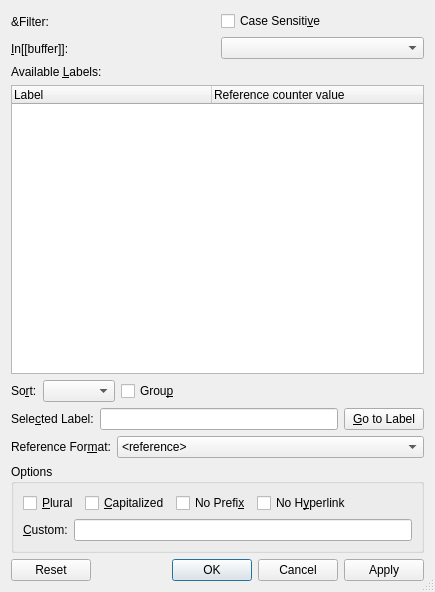
<?xml version="1.0" encoding="UTF-8"?>
<ui version="4.0">
 <class>RefUi</class>
 <widget class="QDialog" name="RefUi">
  <property name="geometry">
   <rect>
    <x>0</x>
    <y>0</y>
    <width>435</width>
    <height>592</height>
   </rect>
  </property>
  <property name="windowTitle">
   <string/>
  </property>
  <property name="sizeGripEnabled">
   <bool>true</bool>
  </property>
  <layout class="QGridLayout" name="gridLayout_3">
   <item row="0" column="0">
    <layout class="QGridLayout" name="gridLayout">
     <item row="0" column="0">
      <layout class="QVBoxLayout" name="verticalLayout">
       <item>
        <widget class="QLabel" name="findKeysLA">
         <property name="text">
          <string>&amp;Filter:</string>
         </property>
         <property name="alignment">
          <set>Qt::AlignLeading|Qt::AlignLeft|Qt::AlignVCenter</set>
         </property>
        </widget>
       </item>
       <item>
        <widget class="QLabel" name="refsL">
         <property name="text">
          <string>&amp;In[[buffer]]:</string>
         </property>
         <property name="buddy">
          <cstring>bufferCO</cstring>
         </property>
        </widget>
       </item>
      </layout>
     </item>
     <item row="0" column="1">
      <layout class="QVBoxLayout" name="verticalLayout_2">
       <item>
        <layout class="QHBoxLayout" name="horizontalLayout">
         <item>
          <layout class="QHBoxLayout" name="filterBarL"/>
         </item>
         <item>
          <widget class="QCheckBox" name="csFindCB">
           <property name="toolTip">
            <string>Filter case-sensitively</string>
           </property>
           <property name="text">
            <string>Case Sensiti&amp;ve</string>
           </property>
          </widget>
         </item>
        </layout>
       </item>
       <item>
        <widget class="QComboBox" name="bufferCO">
         <property name="sizePolicy">
          <sizepolicy hsizetype="Ignored" vsizetype="Fixed">
           <horstretch>0</horstretch>
           <verstretch>0</verstretch>
          </sizepolicy>
         </property>
         <property name="toolTip">
          <string>The (sub-)document from which the available labels are displayed</string>
         </property>
         <property name="sizeAdjustPolicy">
          <enum>QComboBox::AdjustToContentsOnFirstShow</enum>
         </property>
         <property name="minimumContentsLength">
          <number>0</number>
         </property>
        </widget>
       </item>
      </layout>
     </item>
    </layout>
   </item>
   <item row="1" column="0">
    <widget class="QLabel" name="label">
     <property name="text">
      <string>Available &amp;Labels:</string>
     </property>
     <property name="buddy">
      <cstring>refsTW</cstring>
     </property>
    </widget>
   </item>
   <item row="2" column="0">
    <widget class="QTreeWidget" name="refsTW">
     <property name="columnCount">
      <number>2</number>
     </property>
     <attribute name="headerDefaultSectionSize">
      <number>200</number>
     </attribute>
     <attribute name="headerStretchLastSection">
      <bool>true</bool>
     </attribute>
     <column>
      <property name="text">
       <string>Label</string>
      </property>
     </column>
     <column>
      <property name="text">
       <string>Reference counter value</string>
      </property>
     </column>
    </widget>
   </item>
   <item row="3" column="0">
    <layout class="QHBoxLayout">
     <property name="spacing">
      <number>6</number>
     </property>
     <property name="leftMargin">
      <number>0</number>
     </property>
     <property name="topMargin">
      <number>0</number>
     </property>
     <property name="rightMargin">
      <number>0</number>
     </property>
     <property name="bottomMargin">
      <number>0</number>
     </property>
     <item>
      <widget class="QLabel" name="SortLA">
       <property name="text">
        <string>So&amp;rt:</string>
       </property>
       <property name="buddy">
        <cstring>sortingCO</cstring>
       </property>
      </widget>
     </item>
     <item>
      <widget class="QComboBox" name="sortingCO">
       <property name="toolTip">
        <string>Sorting of the list of available labels</string>
       </property>
      </widget>
     </item>
     <item>
      <widget class="QCheckBox" name="groupCB">
       <property name="toolTip">
        <string>Group the list of available labels by prefix (e.g. &quot;sec:&quot;)</string>
       </property>
       <property name="text">
        <string>Grou&amp;p</string>
       </property>
      </widget>
     </item>
     <item>
      <spacer name="horizontalSpacer">
       <property name="orientation">
        <enum>Qt::Horizontal</enum>
       </property>
       <property name="sizeHint" stdset="0">
        <size>
         <width>40</width>
         <height>20</height>
        </size>
       </property>
      </spacer>
     </item>
    </layout>
   </item>
   <item row="4" column="0">
    <layout class="QHBoxLayout" name="horizontalLayout_2">
     <item>
      <widget class="QLabel" name="referenceL">
       <property name="text">
        <string>Sele&amp;cted Label:</string>
       </property>
       <property name="alignment">
        <set>Qt::AlignLeading|Qt::AlignLeft|Qt::AlignVCenter</set>
       </property>
       <property name="buddy">
        <cstring>referenceED</cstring>
       </property>
      </widget>
     </item>
     <item>
      <widget class="QLineEdit" name="referenceED">
       <property name="toolTip">
        <string>Select a label from the list above or enter a label manually</string>
       </property>
      </widget>
     </item>
     <item>
      <widget class="QPushButton" name="gotoPB">
       <property name="sizePolicy">
        <sizepolicy hsizetype="Preferred" vsizetype="Fixed">
         <horstretch>0</horstretch>
         <verstretch>0</verstretch>
        </sizepolicy>
       </property>
       <property name="toolTip">
        <string>Jump to the selected label</string>
       </property>
       <property name="text">
        <string>&amp;Go to Label</string>
       </property>
      </widget>
     </item>
    </layout>
   </item>
   <item row="5" column="0">
    <layout class="QHBoxLayout" name="horizontalLayout_3">
     <item>
      <widget class="QLabel" name="typeLA">
       <property name="text">
        <string>Reference For&amp;mat:</string>
       </property>
       <property name="alignment">
        <set>Qt::AlignLeading|Qt::AlignLeft|Qt::AlignVCenter</set>
       </property>
       <property name="buddy">
        <cstring>typeCO</cstring>
       </property>
      </widget>
     </item>
     <item>
      <widget class="QComboBox" name="typeCO">
       <property name="sizePolicy">
        <sizepolicy hsizetype="MinimumExpanding" vsizetype="Fixed">
         <horstretch>0</horstretch>
         <verstretch>0</verstretch>
        </sizepolicy>
       </property>
       <property name="toolTip">
        <string>Adjust the style of the cross-reference</string>
       </property>
       <item>
        <property name="text">
         <string>&lt;reference&gt;</string>
        </property>
       </item>
       <item>
        <property name="text">
         <string>(&lt;reference&gt;)</string>
        </property>
       </item>
       <item>
        <property name="text">
         <string>&lt;page&gt;</string>
        </property>
       </item>
       <item>
        <property name="text">
         <string>on page &lt;page&gt;</string>
        </property>
       </item>
       <item>
        <property name="text">
         <string>&lt;reference&gt; on page &lt;page&gt;</string>
        </property>
       </item>
       <item>
        <property name="text">
         <string>Formatted reference</string>
        </property>
       </item>
       <item>
        <property name="text">
         <string>Textual reference</string>
        </property>
       </item>
       <item>
        <property name="text">
         <string>Label only</string>
        </property>
       </item>
      </widget>
     </item>
    </layout>
   </item>
   <item row="6" column="0">
    <widget class="QGroupBox" name="refOptionsGB">
     <property name="title">
      <string>Options</string>
     </property>
     <layout class="QGridLayout" name="gridLayout_2">
      <item row="0" column="0" colspan="2">
       <layout class="QHBoxLayout" name="horizontalLayout9">
        <item>
         <widget class="QCheckBox" name="pluralCB">
          <property name="toolTip">
           <string>Use plural form of formatted reference. (Works only for formatted references, and only if you are using refstyle.)</string>
          </property>
          <property name="text">
           <string>&amp;Plural</string>
          </property>
         </widget>
        </item>
        <item>
         <widget class="QCheckBox" name="capsCB">
          <property name="toolTip">
           <string>Use capitalized form of formatted reference. (Works only for formatted references, and only if you are using refstyle.)</string>
          </property>
          <property name="text">
           <string>&amp;Capitalized</string>
          </property>
         </widget>
        </item>
        <item>
         <widget class="QCheckBox" name="noprefixCB">
          <property name="toolTip">
           <string>Do not output part of label before &quot;:&quot;</string>
          </property>
          <property name="text">
           <string>No Prefi&amp;x</string>
          </property>
         </widget>
        </item>
        <item>
         <widget class="QCheckBox" name="nolinkCB">
          <property name="text">
           <string>No H&amp;yperlink</string>
          </property>
         </widget>
        </item>
        <item>
         <spacer name="horizontalSpacer_2">
          <property name="orientation">
           <enum>Qt::Horizontal</enum>
          </property>
          <property name="sizeHint" stdset="0">
           <size>
            <width>40</width>
            <height>20</height>
           </size>
          </property>
         </spacer>
        </item>
       </layout>
      </item>
      <item row="1" column="0">
       <widget class="QLabel" name="refOptionsLA">
        <property name="text">
         <string>&amp;Custom:</string>
        </property>
        <property name="buddy">
         <cstring>refOptionsLE</cstring>
        </property>
       </widget>
      </item>
      <item row="1" column="1">
       <widget class="QLineEdit" name="refOptionsLE"/>
      </item>
     </layout>
    </widget>
   </item>
   <item row="7" column="0">
    <layout class="QHBoxLayout">
     <property name="spacing">
      <number>6</number>
     </property>
     <property name="leftMargin">
      <number>0</number>
     </property>
     <property name="topMargin">
      <number>0</number>
     </property>
     <property name="rightMargin">
      <number>0</number>
     </property>
     <property name="bottomMargin">
      <number>0</number>
     </property>
     <item>
      <widget class="QDialogButtonBox" name="buttonBox">
       <property name="standardButtons">
        <set>QDialogButtonBox::Apply|QDialogButtonBox::Cancel|QDialogButtonBox::Ok|QDialogButtonBox::Reset</set>
       </property>
      </widget>
     </item>
    </layout>
   </item>
  </layout>
 </widget>
 <tabstops>
  <tabstop>refsTW</tabstop>
  <tabstop>csFindCB</tabstop>
  <tabstop>groupCB</tabstop>
  <tabstop>referenceED</tabstop>
  <tabstop>typeCO</tabstop>
 </tabstops>
 <includes>
  <include location="local">qt_i18n.h</include>
 </includes>
 <resources/>
 <connections/>
</ui>
